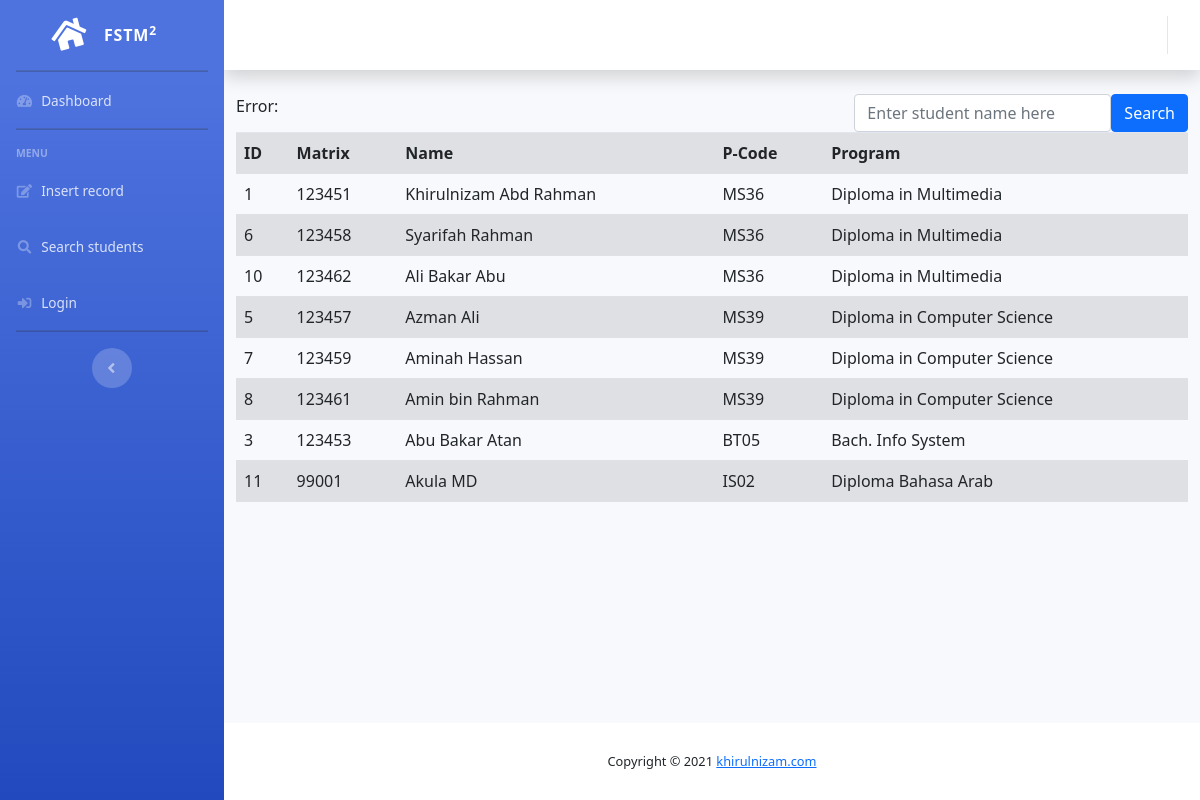
The page /search.php on the database as committed earlier.
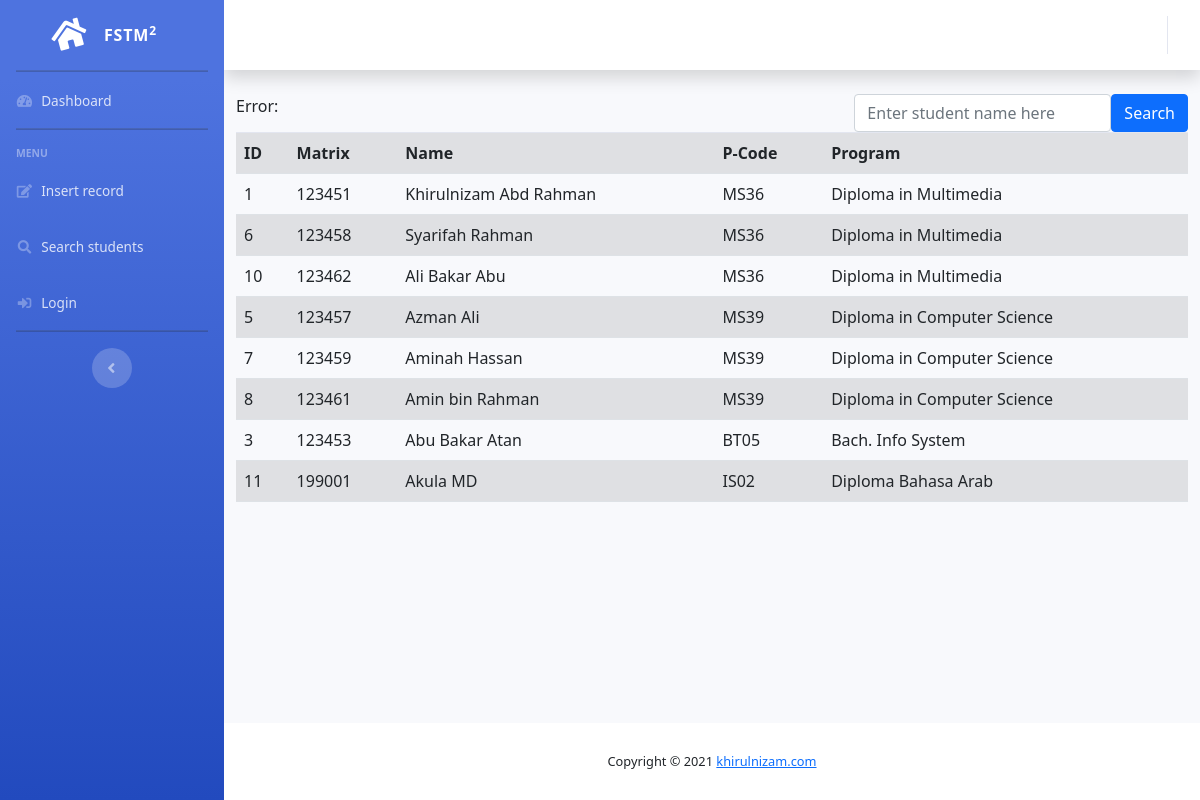
The same page on the database as committed later.
### tables this page shows
CREATE TABLE IF NOT EXISTS `students` (
  `id` int(11) unsigned NOT NULL AUTO_INCREMENT,
  `matrixno` varchar(10) NOT NULL,
  `name` varchar(50) DEFAULT NULL,
  `address` blob,
  `dob` date DEFAULT NULL,
  `programcode` varchar(6) DEFAULT NULL,
  `rshortcourses` varchar(255) DEFAULT NULL,
  `codefaculty` varchar(50) DEFAULT NULL,
  PRIMARY KEY (`matrixno`),
  KEY `id` (`id`)
);

CREATE TABLE IF NOT EXISTS `programs` (
  `id` int(11) NOT NULL AUTO_INCREMENT,
  `programcode` varchar(6) NOT NULL DEFAULT '0',
  `programname` varchar(50) NOT NULL DEFAULT '0',
  `codefaculty` varchar(50) DEFAULT NULL,
  PRIMARY KEY (`id`)
);

### search.php (the view, shortened to what this page needs)
<?php
	include "include/header.template.php";
?>
<div class="float-right">
	<form method="get" action=""
		class="form-inline">
		<input type="text" name="keyword"
		class="form-control"
		placeholder="Enter student name here">
		<button type="submit" class ="btn btn-primary">
		Search</button>
	</form>
</div>
<?php
include "include/dbconnect.php";
if(isset($_GET['keyword'])){
	$keyword=$_GET['keyword'];
	$sql = "SELECT students.id, matrixno, name,
				students.programcode,programs.programname
				FROM students
				INNER JOIN programs
				ON students.programcode = programs.programcode
				WHERE name LIKE '%$keyword%'";
}
else{
	$sql = "SELECT students.id, matrixno, name,
				students.programcode,programs.programname
				FROM students
				INNER JOIN programs
				ON students.programcode = programs.programcode ";
}
$result = mysqli_query($conn, $sql);
echo "Error: ".mysqli_error($conn);
if (mysqli_num_rows($result) > 0) {
    ?>
	<table class="table table-striped">
		<tr>
			<th>ID</th>
			<th>Matrix</th>
			<th>Name</th>
			<th>P-Code</th>
			<th>Program</th>
		</tr>
	<?php
    while($row = mysqli_fetch_assoc($result)) {
    	echo "<tr>";
        echo "<td> ".$row['id']."</td>";
        echo "<td> ".$row['matrixno'] ."</td>";
        echo "<td> ".$row['name'] ."</td>";
        echo "<td> ".$row['programcode'] ."</td>";
        echo "<td> ".$row['programname']."</td>";
        echo "</tr>\n";
    }
    ?>
	</table>
    <?php
}
else {
    echo "Search not found";
}
?>
<?php
	include "include/footer.template.php";
?>

### include/header.template.php (shortened to what this page needs)
<!DOCTYPE html>
<html lang="en">
<head>
  <link href="vendor/fontawesome-free/css/all.min.css" rel="stylesheet" type="text/css">
  <link href="css/sb-admin-2.min.css" rel="stylesheet">
  <link rel="stylesheet" href="https://cdn.jsdelivr.net/npm/bootstrap@5.1.1/dist/css/bootstrap.min.css">
  <link href="https://cdn.jsdelivr.net/gh/kartik-v/bootstrap-star-rating@4.1.1/css/star-rating.min.css" media="all" rel="stylesheet" type="text/css" />
  <link href="https://cdn.jsdelivr.net/gh/kartik-v/bootstrap-star-rating@4.1.1/themes/krajee-svg/theme.css" media="all" rel="stylesheet" type="text/css" />
</head>
<body id="page-top">
  <div id="wrapper">
    <ul class="navbar-nav bg-gradient-primary sidebar sidebar-dark accordion" id="accordionSidebar">
      <a class="sidebar-brand d-flex align-items-center justify-content-center" href="index.html">
        <div class="sidebar-brand-icon rotate-n-15">
          <i class="fas fa-home"></i>
        </div>
        <div class="sidebar-brand-text mx-3">FSTM<sup>2</sup></div>
      </a>
      <hr class="sidebar-divider my-0">
      <li class="nav-item">
        <a class="nav-link" href="index.php">
          <i class="fas fa-fw fa-tachometer-alt"></i>
          <span>Dashboard</span></a>
      </li>
      <hr class="sidebar-divider">
      <div class="sidebar-heading">
        Menu
      </div>
      <li class="nav-item">
        <a class="nav-link" href="forminsert.php">
          <i class="fas fa-fw fa-edit"></i>
          <span>Insert record</span></a>
      </li>
      <li class="nav-item">
        <a class="nav-link" href="search-admin.php">
          <i class="fas fa-fw fa-search"></i>
          <span>Search students</span></a>
      </li>
      <li class="nav-item">
        <?php if(isset($_SESSION['email'])){
          echo "<a class='nav-link' href='logout.php'>
          <i class='fas fa-fw fa-sign-out-alt'></i>
          <span>Logout</span></a>";
        }
        else{
          echo "<a class='nav-link' href='login.php'>
          <i class='fas fa-fw fa-sign-in-alt'></i>
          <span>Login</span></a>";
        }?>
      </li>
      <hr class="sidebar-divider d-none d-md-block">
      <div class="text-center d-none d-md-inline">
        <button class="rounded-circle border-0" id="sidebarToggle"></button>
      </div>
    </ul>
    <div id="content-wrapper" class="d-flex flex-column">
      <div id="content">
        <nav class="navbar navbar-expand navbar-light bg-white topbar mb-4 static-top shadow">
          <ul class="navbar-nav ml-auto">
          </ul>
        </nav>
        <div class="container-fluid">

### include/footer.template.php (shortened to what this page needs)
        </div>
      </div>
      <footer class="sticky-footer bg-white">
        <div class="container my-auto">
          <div class="copyright text-center my-auto">
            <span>Copyright &copy; <?php echo date ("Y");?>
              <a href="http://khirulnizam.com">khirulnizam.com</a>
            </span>
          </div>
        </div>
      </footer>
    </div>
  </div>
</body>
</html>

Rows that differ between the two databases and show on the page:
removed students: id "11", matrixno "99001", name "Akula MD", programcode "IS02", programs.programname "Diploma Bahasa Arab"
added students: id "11", matrixno "199001", name "Akula MD", programcode "IS02", programs.programname "Diploma Bahasa Arab"
